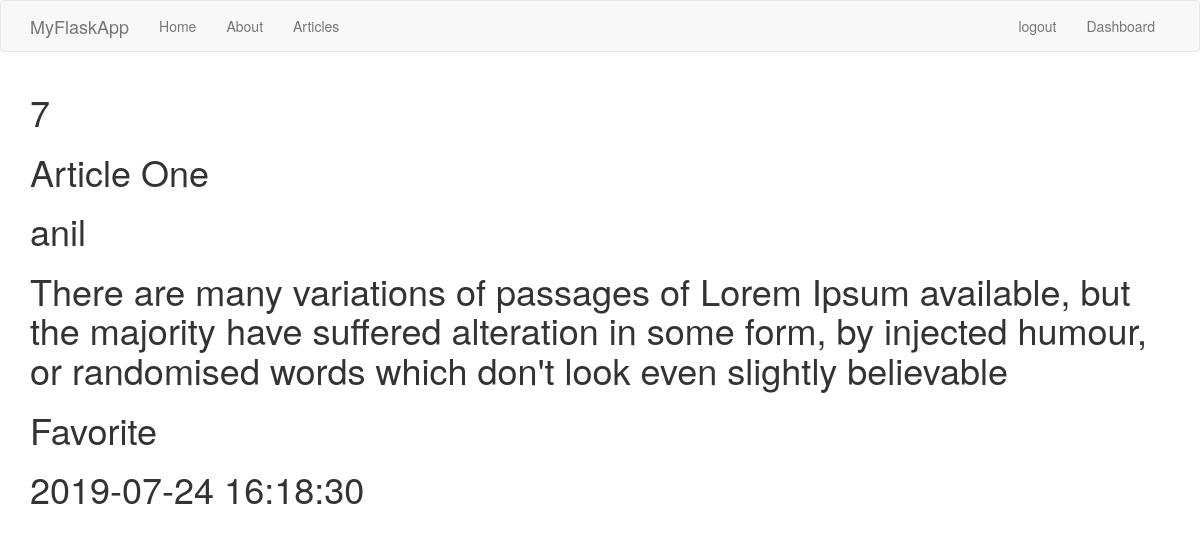
The page /article/7 (signed in) on the database its author committed.
### tables this page shows
CREATE TABLE articles_fav (id INTEGER PRIMARY KEY AUTOINCREMENT, title varchar(255),
author varchar(100), body varchar(100), fav bit NOT NULL DEFAULT(0), create_date TIMESTAMP DEFAULT CURRENT_TIMESTAMP NOT NULL);

### firstApp.py (the view)
@app.route('/article/<int:id>')
@is_logged_in
def article(id):
    connection = sqlite3.connect('db/articles_fav.db')
    cursor = connection.cursor()
    result = cursor.execute("Select * from articles_fav")
    articles = cursor.fetchall()
    if result:
        for article in articles:
            if article[0] == id:
                return render_template('article.html', articles = article)
    else:
        return render_template('article.html', msg = 'id is not valid')

### firstApp.py (called while the page is built)
def is_logged_in(f):
    @wraps(f)
    def wrap(*args, **kwargs):
        if 'logged_in' in session:
            return f(*args, **kwargs)
        else:
            flash('Unauthorized, Please login', 'danger')
            return redirect(url_for('login'))
    return wrap

### templates/article.html
{% extends 'layout.html' %}
{% block body %}
    {% if articles %}
        <h1>{{articles[0]}}</h1>
        <h1>{{articles[1]}}</h1>
        <h1>{{articles[2]}}</h1>
        <h1>{{articles[3]}}</h1>
        {% if articles[4] %}
            <h1>Favorite</h1>
        {% else %}
            <h1>Not Favorite</h1>
        {% endif %}
        <h1>{{articles[5]}}</h1>
    {% else %}
        <h1>You have given a wrong id</h1>
    {% endif %}
{% endblock%}

### rows shown on the page
articles_fav: id "7", title "Article One", author "anil", body "There are many variations of passages of Lorem Ipsum available, but the majority have suffered alteration in some form, by injected humour, or randomised words which don't look even slightly believable", create_date "2019-07-24 16:18:30"
